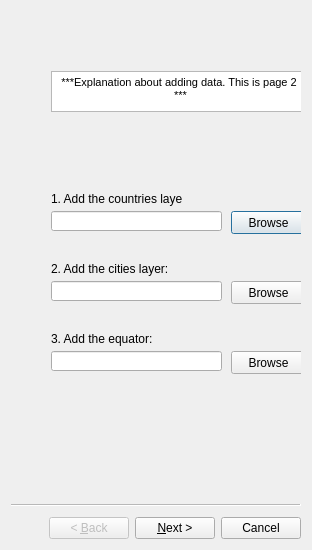
<?xml version="1.0" encoding="UTF-8"?>
<ui version="4.0">
 <class>Wizard</class>
 <widget class="QWizard" name="Wizard">
  <property name="geometry">
   <rect>
    <x>0</x>
    <y>0</y>
    <width>312</width>
    <height>550</height>
   </rect>
  </property>
  <property name="windowTitle">
   <string>Wizard</string>
  </property>
  <widget class="QWizardPage" name="wizardPage1">
   <widget class="QLabel" name="label_4">
    <property name="geometry">
     <rect>
      <x>40</x>
      <y>320</y>
      <width>131</width>
      <height>16</height>
     </rect>
    </property>
    <property name="text">
     <string>3. Add the equator:</string>
    </property>
   </widget>
   <widget class="QPushButton" name="BrowsepushButton">
    <property name="geometry">
     <rect>
      <x>220</x>
      <y>200</y>
      <width>75</width>
      <height>23</height>
     </rect>
    </property>
    <property name="text">
     <string>Browse</string>
    </property>
   </widget>
   <widget class="QLabel" name="label_3">
    <property name="geometry">
     <rect>
      <x>40</x>
      <y>250</y>
      <width>131</width>
      <height>16</height>
     </rect>
    </property>
    <property name="text">
     <string>2. Add the cities layer:</string>
    </property>
   </widget>
   <widget class="QPushButton" name="BrowsepushButton_3">
    <property name="geometry">
     <rect>
      <x>220</x>
      <y>340</y>
      <width>75</width>
      <height>23</height>
     </rect>
    </property>
    <property name="text">
     <string>Browse</string>
    </property>
   </widget>
   <widget class="QLineEdit" name="lineEdit_2">
    <property name="geometry">
     <rect>
      <x>40</x>
      <y>270</y>
      <width>171</width>
      <height>20</height>
     </rect>
    </property>
   </widget>
   <widget class="QLabel" name="label_2">
    <property name="geometry">
     <rect>
      <x>40</x>
      <y>180</y>
      <width>131</width>
      <height>16</height>
     </rect>
    </property>
    <property name="text">
     <string>1. Add the countries layer:</string>
    </property>
   </widget>
   <widget class="QLineEdit" name="lineEdit_3">
    <property name="geometry">
     <rect>
      <x>40</x>
      <y>340</y>
      <width>171</width>
      <height>20</height>
     </rect>
    </property>
   </widget>
   <widget class="QTextBrowser" name="textBrowser_2">
    <property name="geometry">
     <rect>
      <x>40</x>
      <y>60</y>
      <width>256</width>
      <height>41</height>
     </rect>
    </property>
    <property name="html">
     <string>&lt;!DOCTYPE HTML PUBLIC &quot;-//W3C//DTD HTML 4.0//EN&quot; &quot;http://www.w3.org/TR/REC-html40/strict.dtd&quot;&gt;
&lt;html&gt;&lt;head&gt;&lt;meta name=&quot;qrichtext&quot; content=&quot;1&quot; /&gt;&lt;style type=&quot;text/css&quot;&gt;
p, li { white-space: pre-wrap; }
&lt;/style&gt;&lt;/head&gt;&lt;body style=&quot; font-family:'MS Shell Dlg 2'; font-size:8.25pt; font-weight:400; font-style:normal;&quot;&gt;
&lt;p align=&quot;center&quot; style=&quot; margin-top:0px; margin-bottom:0px; margin-left:0px; margin-right:0px; -qt-block-indent:0; text-indent:0px;&quot;&gt;&lt;span style=&quot; font-size:8pt;&quot;&gt;***Explanation about adding data. This is page 2&lt;/span&gt;&lt;/p&gt;
&lt;p align=&quot;center&quot; style=&quot; margin-top:0px; margin-bottom:0px; margin-left:0px; margin-right:0px; -qt-block-indent:0; text-indent:0px;&quot;&gt;&lt;span style=&quot; font-size:8pt;&quot;&gt; ***&lt;/span&gt;&lt;/p&gt;&lt;/body&gt;&lt;/html&gt;</string>
    </property>
   </widget>
   <widget class="QLineEdit" name="lineEdit">
    <property name="geometry">
     <rect>
      <x>40</x>
      <y>200</y>
      <width>171</width>
      <height>20</height>
     </rect>
    </property>
   </widget>
   <widget class="QPushButton" name="BrowsepushButton_2">
    <property name="geometry">
     <rect>
      <x>220</x>
      <y>270</y>
      <width>75</width>
      <height>23</height>
     </rect>
    </property>
    <property name="text">
     <string>Browse</string>
    </property>
   </widget>
  </widget>
  <widget class="QWizardPage" name="wizardPage2"/>
 </widget>
 <resources/>
 <connections/>
</ui>
